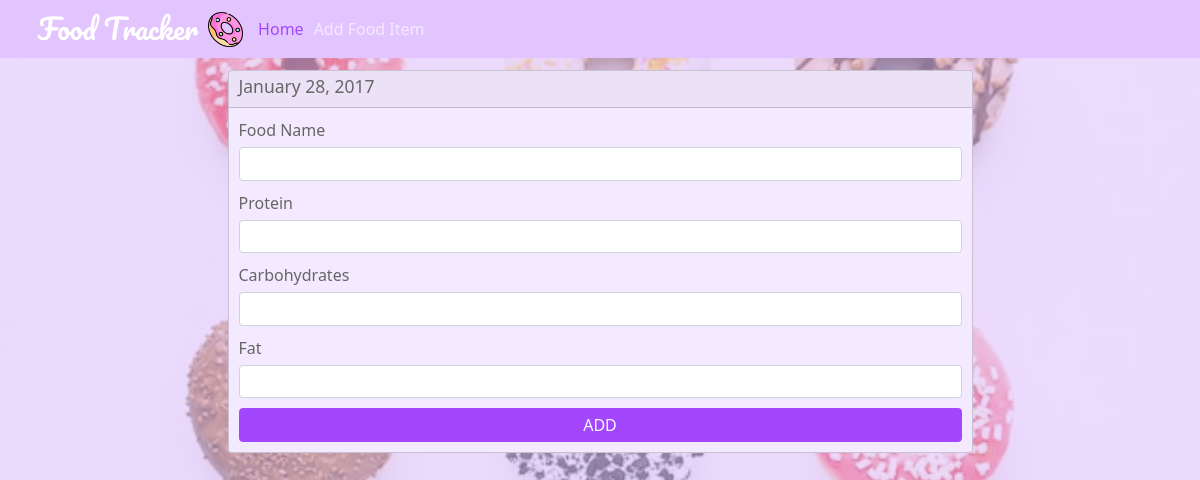
The app's page /add, older data.
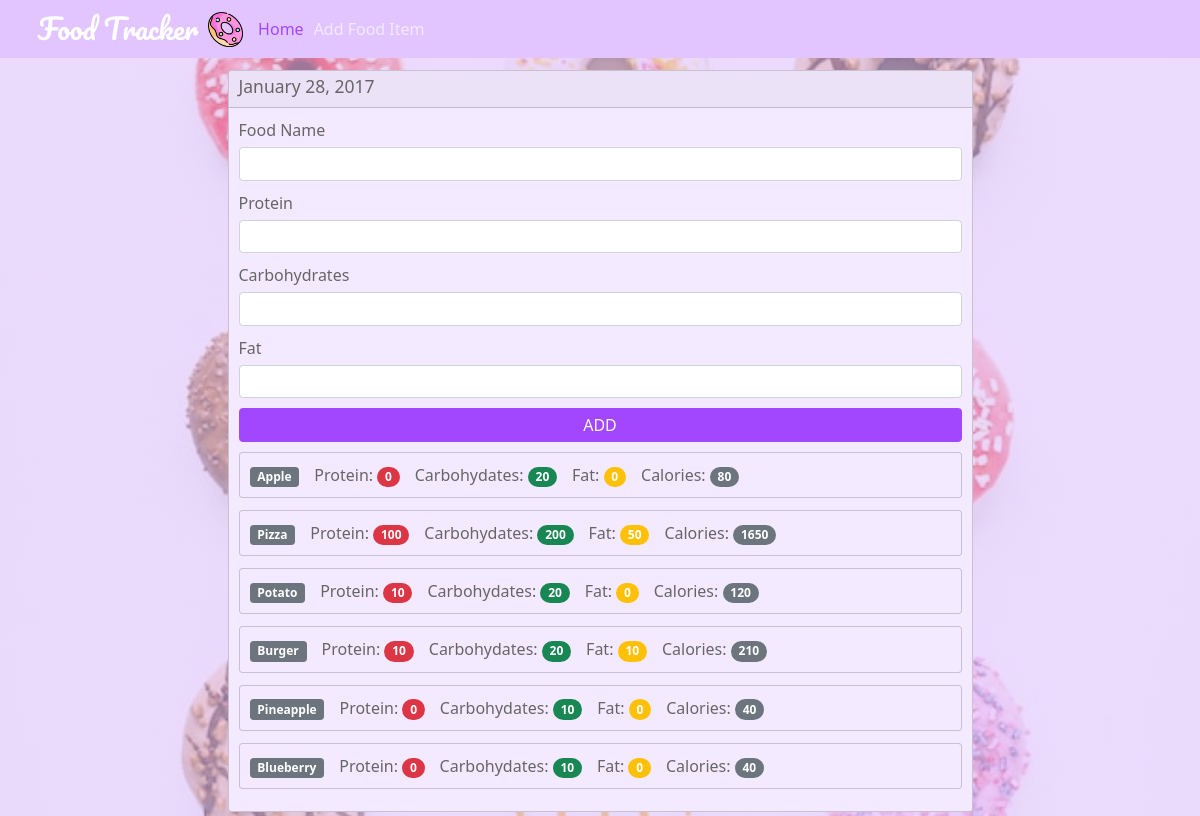
The same page, newer data.
### tables this page shows
CREATE TABLE food (
    id integer primary key autoincrement,
    name text not null,
    protein integer not null,
    carbohydrates integer not null,
    fat integer not null,
    calories integer not null
);

### app.py (the view, shortened to what this page needs)
@app.route('/add', methods=['GET', 'POST'])
def add():
    db = get_db()
    cursor = db.execute('select name, protein, carbohydrates, fat, calories from food')
    results = cursor.fetchall()
    return render_template('add_food.html', results=results)

### app.py (called while the page is built)
def connect_db():
    sql = sqlite3.connect('C:\\Users\\Bruker\\Desktop\\python\\FoodTrackerApp\\db\\food_log.db')
    sql.row_factory = sqlite3.Row
    return sql

def get_db():
    if not hasattr(g, 'sqlite3_db'):
        g.sqlite_db = connect_db()
    return g.sqlite_db

### templates/add_food.html (shortened to what this page needs)
<!DOCTYPE html>
<html lang="en">
<head>
    <link href="{{ url_for('static', filename='/css/theme.css') }}" rel="stylesheet">
</head>
<body>
<nav class="navbar navbar-expand-lg navbar-dark">
    <div class="container">
        <a class="navbar-brand" href="#">
            <span>Food Tracker</span>
            <img src="../static/img/donut.png" alt="donut"/>
        </a>
        <div class="collapse navbar-collapse" id="navbarSupportedContent">
            <ul class="navbar-nav me-auto mb-2 mb-lg-0">
                <li class="nav-item">
                    <a class="nav-link active" aria-current="page" href="#">Home</a>
                </li>
                <li class="nav-item">
                    <a class="nav-link" href="#">Add Food Item</a>
                </li>
            </ul>
        </div>
    </div>
</nav>
<div class="container">
    <div class="row">
        <div class="col col-lg-8 mx-auto">
            <div class="card">
                <div class="card-header">
                    <h3 class="panel-title">January 28, 2017</h3>
                </div>
                <div class="card-body">
                    <form method="post" action="{{ url_for('add') }}">
                        <div class="mb-3">
                            <label for="foodName" class="form-label">Food Name</label>
                            <input name="food-name" class="form-control" id="foodName">
                        </div>
                        <div class="mb-3">
                            <label for="protein" class="form-label">Protein</label>
                            <input name="protein" type="number" class="form-control" id="protein">
                        </div>
                        <div class="mb-3">
                            <label for="carbohydrates" class="form-label">Carbohydrates</label>
                            <input name="carbohydrates" type="number" class="form-control" id="carbohydrates">
                        </div>
                        <div class="mb-3">
                            <label for="fat" class="form-label">Fat</label>
                            <input name="fat" type="number" class="form-control" id="fat">
                        </div>
                        <div class="d-grid gap-2 mt-3">
                            <button class="btn btn-primary text-light text-uppercase" type="submit">Add</button>
                        </div>
                    </form>
                    {% for food in results %}
                        <div class="card mt-3">
                            <div class="card-body">
                                <ul class="nav">
                                    <li class="active"><a><span class="badge bg-secondary">{{ food.name }}</span></a>
                                    </li>
                                    <li><a>Protein: <span class="badge rounded-pill bg-danger">{{ food.protein }}</span></a>
                                    </li>
                                    <li><a>Carbohydates: <span
                                            class="badge rounded-pill bg-success">{{ food.carbohydrates }}</span></a>
                                    </li>
                                    <li><a>Fat: <span class="badge rounded-pill bg-warning">{{ food.fat }}</span></a>
                                    </li>
                                    <li><a>Calories: <span
                                            class="badge rounded-pill bg-secondary">{{ food.calories }}</span></a></li>
                                </ul>
                            </div>
                        </div>
                    {% endfor %}
                </div>
            </div>
        </div>
    </div>
</div>
</body>
</html>

Row changes from the older to the newer data that the page shows:
added food: name "Apple", protein "0", carbohydrates "20", fat "0", calories "80"
added food: name "Pizza", protein "100", carbohydrates "200", fat "50", calories "1650"
added food: name "Potato", protein "10", carbohydrates "20", fat "0", calories "120"
added food: name "Burger", protein "10", carbohydrates "20", fat "10", calories "210"
added food: name "Pineapple", protein "0", carbohydrates "10", fat "0", calories "40"
added food: name "Blueberry", protein "0", carbohydrates "10", fat "0", calories "40"
